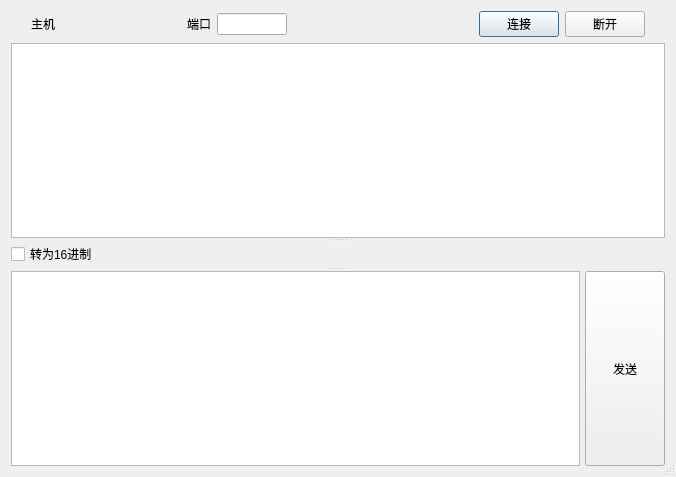
<?xml version="1.0" encoding="UTF-8"?>
<ui version="4.0">
 <class>Dialog</class>
 <widget class="QDialog" name="Dialog">
  <property name="geometry">
   <rect>
    <x>0</x>
    <y>0</y>
    <width>676</width>
    <height>477</height>
   </rect>
  </property>
  <property name="windowTitle">
   <string>Dialog</string>
  </property>
  <property name="sizeGripEnabled">
   <bool>true</bool>
  </property>
  <layout class="QVBoxLayout" name="verticalLayout">
   <item>
    <layout class="QHBoxLayout" name="horizontalLayout">
     <property name="leftMargin">
      <number>20</number>
     </property>
     <property name="rightMargin">
      <number>20</number>
     </property>
     <item>
      <widget class="QLabel" name="label">
       <property name="text">
        <string>主机</string>
       </property>
      </widget>
     </item>
     <item>
      <widget class="QIPAddressWidget" name="widgetIPAddress" native="true">
       <property name="minimumSize">
        <size>
         <width>100</width>
         <height>0</height>
        </size>
       </property>
       <property name="maximumSize">
        <size>
         <width>160</width>
         <height>26</height>
        </size>
       </property>
      </widget>
     </item>
     <item>
      <spacer name="horizontalSpacer_2">
       <property name="orientation">
        <enum>Qt::Horizontal</enum>
       </property>
       <property name="sizeType">
        <enum>QSizePolicy::Fixed</enum>
       </property>
       <property name="sizeHint" stdset="0">
        <size>
         <width>20</width>
         <height>20</height>
        </size>
       </property>
      </spacer>
     </item>
     <item>
      <widget class="QLabel" name="label_2">
       <property name="text">
        <string>端口</string>
       </property>
      </widget>
     </item>
     <item>
      <widget class="QLineEdit" name="lineEditPort">
       <property name="maximumSize">
        <size>
         <width>70</width>
         <height>16777215</height>
        </size>
       </property>
      </widget>
     </item>
     <item>
      <spacer name="horizontalSpacer">
       <property name="orientation">
        <enum>Qt::Horizontal</enum>
       </property>
       <property name="sizeHint" stdset="0">
        <size>
         <width>40</width>
         <height>20</height>
        </size>
       </property>
      </spacer>
     </item>
     <item>
      <widget class="QPushButton" name="pushButtonConnect">
       <property name="text">
        <string>连接</string>
       </property>
      </widget>
     </item>
     <item>
      <widget class="QPushButton" name="pushButtonDisConnect">
       <property name="text">
        <string>断开</string>
       </property>
      </widget>
     </item>
    </layout>
   </item>
   <item>
    <widget class="QSplitter" name="splitter">
     <property name="orientation">
      <enum>Qt::Vertical</enum>
     </property>
     <widget class="QTextEdit" name="textEditRecord">
      <property name="readOnly">
       <bool>true</bool>
      </property>
     </widget>
     <widget class="QWidget" name="widget" native="true">
      <property name="maximumSize">
       <size>
        <width>16777215</width>
        <height>26</height>
       </size>
      </property>
      <layout class="QHBoxLayout" name="horizontalLayout_2">
       <property name="leftMargin">
        <number>0</number>
       </property>
       <property name="topMargin">
        <number>0</number>
       </property>
       <property name="rightMargin">
        <number>0</number>
       </property>
       <property name="bottomMargin">
        <number>0</number>
       </property>
       <item>
        <widget class="QCheckBox" name="checkBox">
         <property name="text">
          <string>转为16进制</string>
         </property>
        </widget>
       </item>
      </layout>
     </widget>
     <widget class="QWidget" name="widget_2" native="true">
      <layout class="QHBoxLayout" name="horizontalLayout_3">
       <property name="spacing">
        <number>5</number>
       </property>
       <property name="leftMargin">
        <number>0</number>
       </property>
       <property name="topMargin">
        <number>0</number>
       </property>
       <property name="rightMargin">
        <number>0</number>
       </property>
       <property name="bottomMargin">
        <number>0</number>
       </property>
       <item>
        <widget class="QTextEdit" name="textEditSend">
         <property name="sizePolicy">
          <sizepolicy hsizetype="Expanding" vsizetype="Expanding">
           <horstretch>0</horstretch>
           <verstretch>0</verstretch>
          </sizepolicy>
         </property>
         <property name="sizeIncrement">
          <size>
           <width>0</width>
           <height>0</height>
          </size>
         </property>
         <property name="baseSize">
          <size>
           <width>0</width>
           <height>0</height>
          </size>
         </property>
        </widget>
       </item>
       <item>
        <widget class="QPushButton" name="pushButtonSend">
         <property name="sizePolicy">
          <sizepolicy hsizetype="Minimum" vsizetype="Expanding">
           <horstretch>0</horstretch>
           <verstretch>0</verstretch>
          </sizepolicy>
         </property>
         <property name="text">
          <string>发送</string>
         </property>
        </widget>
       </item>
      </layout>
     </widget>
    </widget>
   </item>
  </layout>
 </widget>
 <layoutdefault spacing="6" margin="11"/>
 <customwidgets>
  <customwidget>
   <class>QIPAddressWidget</class>
   <extends>QWidget</extends>
   <header location="global">QIpAddressWidget.h</header>
   <container>1</container>
  </customwidget>
 </customwidgets>
 <tabstops>
  <tabstop>lineEditPort</tabstop>
  <tabstop>pushButtonConnect</tabstop>
  <tabstop>pushButtonDisConnect</tabstop>
  <tabstop>textEditRecord</tabstop>
  <tabstop>checkBox</tabstop>
  <tabstop>textEditSend</tabstop>
  <tabstop>pushButtonSend</tabstop>
 </tabstops>
 <resources/>
 <connections/>
</ui>
